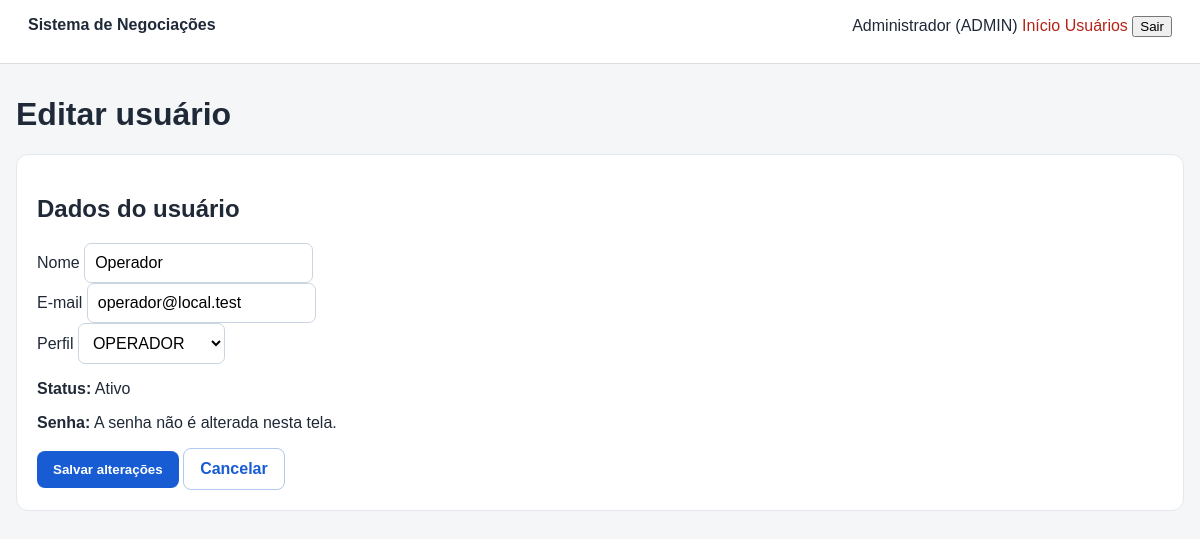
The app's page /editar_usuario.php?id=3 (signed in) with its own data.
### tables this page shows
CREATE TABLE IF NOT EXISTS perfis (
    id INT UNSIGNED AUTO_INCREMENT PRIMARY KEY,
    nome VARCHAR(30) NOT NULL UNIQUE
);

CREATE TABLE IF NOT EXISTS usuarios (
    id INT UNSIGNED AUTO_INCREMENT PRIMARY KEY,
    nome VARCHAR(120) NOT NULL,
    email VARCHAR(150) NOT NULL UNIQUE,
    senha VARCHAR(255) NOT NULL,
    perfil_id INT UNSIGNED NOT NULL,
    ativo TINYINT(1) NOT NULL DEFAULT 1,
    precisa_trocar_senha TINYINT(1) NOT NULL DEFAULT 0,

    criado_em TIMESTAMP DEFAULT CURRENT_TIMESTAMP,

    atualizado_em TIMESTAMP DEFAULT CURRENT_TIMESTAMP
        ON UPDATE CURRENT_TIMESTAMP,

    FOREIGN KEY (perfil_id)
        REFERENCES perfis(id)
);

### config/auth.php (called while the page is built, shortened)
<?php
function usuarioAtual(): ?array { return $_SESSION['usuario'] ?? null; }

### config/bootstrap.php (called while the page is built, shortened)
<?php
require_once __DIR__.'/database.php';
require_once __DIR__.'/auth.php';
function e(?string $v): string { return htmlspecialchars($v ?? '',ENT_QUOTES,'UTF-8'); }

### config/database.php (called while the page is built, shortened)
<?php
function db(): PDO
{
    static $pdo = null;
    if ($pdo instanceof PDO) return $pdo;
    $host = '127.0.0.1';
    $port = '3306';
    $name = 'negociacoes';
    $user = 'root';
    $pass = '';
    try {
        $pdo = new PDO(
            "mysql:host=$host;port=$port;dbname=$name;charset=utf8mb4",
            $user, $pass,
            [
                PDO::ATTR_ERRMODE => PDO::ERRMODE_EXCEPTION,
                PDO::ATTR_DEFAULT_FETCH_MODE => PDO::FETCH_ASSOC,
                PDO::ATTR_EMULATE_PREPARES => false
            ]
        );
    } catch (PDOException $e) {
        die('<h2>Erro ao conectar ao MySQL</h2><p>Confirme se o MySQL está iniciado no XAMPP e se o banco <strong>negociacoes</strong> existe.</p><pre>'.htmlspecialchars($e->getMessage()).'</pre>');
    }
    return $pdo;
}

### editar_usuario.php (the view, shortened to what this page needs)
<?php
require_once __DIR__ . '/config/bootstrap.php';
$usuarioAtual = usuarioAtual();
$usuarioId = filter_input(INPUT_GET, 'id', FILTER_VALIDATE_INT);
$stmt = db()->prepare("
    SELECT
        u.id,
        u.nome,
        u.email,
        u.perfil_id,
        p.nome AS perfil,
        u.ativo
    FROM usuarios u
    INNER JOIN perfis p ON p.id = u.perfil_id
    WHERE u.id = ?
    LIMIT 1
");
$stmt->execute([$usuarioId]);
$usuario = $stmt->fetch();
$stmtPerfis = db()->query("
    SELECT id, nome
    FROM perfis
    ORDER BY nome ASC
");
$perfis = $stmtPerfis->fetchAll();
$nome = $usuario['nome'];
$email = $usuario['email'];
$perfilId = (string)$usuario['perfil_id'];
?>
<!DOCTYPE html>
<html lang="pt-BR">
<head>
    <link
        rel="stylesheet"
        href="assets/style.css"
    >
</head>
<body>
<header class="topbar">
    <div>
        <strong>Sistema de Negociações</strong>
    </div>
    <div>
        <span>
            <?= e($usuarioAtual['nome']) ?>
            (<?= e($usuarioAtual['perfil']) ?>)
        </span>
        <a href="index.php">Início</a>
        <a href="usuarios.php">Usuários</a>
        <form
            method="post"
            action="logout.php"
            style="display:inline;"
        >
            <button type="submit">
                Sair
            </button>
        </form>
    </div>
</header>
<main class="container">
    <h1>Editar usuário</h1>
    <section class="panel">
        <h2>Dados do usuário</h2>
        <form method="post">
            <div class="form-group">
                <label for="nome">
                    Nome
                </label>
                <input
                    type="text"
                    id="nome"
                    name="nome"
                    maxlength="120"
                    value="<?= e($nome) ?>"
                    required
                >
            </div>
            <div class="form-group">
                <label for="email">
                    E-mail
                </label>
                <input
                    type="email"
                    id="email"
                    name="email"
                    maxlength="150"
                    value="<?= e($email) ?>"
                    required
                >
            </div>
            <div class="form-group">
                <label for="perfil_id">
                    Perfil
                </label>
                <select
                    id="perfil_id"
                    name="perfil_id"
                    required
                >
                    <?php foreach ($perfis as $perfilOpcao): ?>
                        <option
                            value="<?= (int)$perfilOpcao['id'] ?>"
                            <?= (string)$perfilId === (string)$perfilOpcao['id'] ? 'selected' : '' ?>
                        >
                            <?= e($perfilOpcao['nome']) ?>
                        </option>
                    <?php endforeach; ?>
                </select>
            </div>
            <p>
                <strong>Status:</strong>
                <?php if ((int)$usuario['ativo'] === 1): ?>
                    Ativo
                <?php else: ?>
                    Inativo
                <?php endif; ?>
            </p>
            <p>
                <strong>Senha:</strong>
                A senha não é alterada nesta tela.
            </p>
            <button
                type="submit"
                class="button"
            >
                Salvar alterações
            </button>
            <a
                href="usuarios.php"
                class="button secondary"
            >
                Cancelar
            </a>
        </form>
    </section>
</main>
</body>
</html>

### assets/style.css (style rules this page uses)
* { box-sizing:border-box }
body { margin:0;font-family:Arial,sans-serif;background:#f4f6f8;color:#1f2937 }
.topbar { min-height:64px;background:white;border-bottom:1px solid #ddd;padding:16px 28px;display:flex;justify-content:space-between;gap:20px }
.topbar a { color:#b42318;text-decoration:none }
.container { width:min(1180px,calc(100% - 32px));margin:32px auto }
.card,.panel,.login-box { background:#fff;border:1px solid #e4e7ec;border-radius:12px;padding:20px }
.button { display:inline-block;background:#175cd3;color:white;border:0;border-radius:8px;padding:11px 16px;text-decoration:none;cursor:pointer;font-weight:bold }
.secondary { background:#fff;color:#175cd3;border:1px solid #b2c8ef;margin-right:8px }
input,select,textarea { font:inherit;padding:10px;border:1px solid #cbd5e1;border-radius:7px;background:#fff }

### records on screen
perfis: nome "ADMIN"
usuarios: nome "Operador", email "operador@local.test", perfil_id "OPERADOR"

### other values on screen
$usuarioAtual['nome'] "Administrador"
